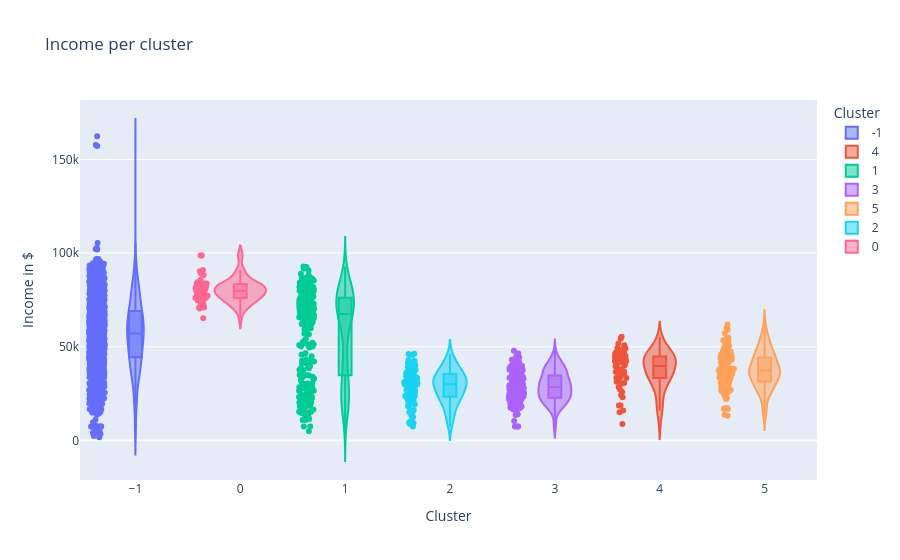

Notebook source saved alongside this figure:
### Markdown cell above
<div class="alert alert-block alert-info">

This table may look confusing but contains a lot of meaningfull information and the segmentation can be concluded already from this table:

**Interpretation:**
1. **Cluster 0: Wealthy, Childless, around 50, having probably a partner and prone to deals**
   - **Income:** Mean = 80418.15, Std = 6557.79 -> Highest income group.
   - **Children:** Kidhome = 0.00, Teenhome = 0.00 -> No kids and teens at home.
   - **Spending:** High on all spendings compared compared to the other clusters. Around 1500$ for all products in the given time period.
   - **Marketing Response:** High acceptance rates for marketing campaigns.
   - **Is Partner:** Around 80% of the customers have a partner.
   - **Age:** The customers have an age around 50 years. The oldest group of customers.

2. **Cluster 1: Lower-Income customers with Children, young, having no partner**
   - **Income:** Mean = 28819.85, Std = 8800.43 -> Low income.
   - **Children:** Kidhome = 1.00, Teenhome = 0.00 -> Parents who are alone.
   - **Spending:** Low spending across all cetgories. Around 60$ for all prducts in the give time period.
   - **Marketing Response:** No acceptance of marketing campaigns.
   - **Is Partner:** No partner.
   - **Age:** The customers have an age of around 34.

3. **Cluster 2: Lower-Income Families with Children, young, having a partner**
   - **Income:** Mean = 29280.27, Std = 8599.01 -> Low income.
   - **Children:** 1 Kid at home.
   - **Key Spending:**  Low spending across all cetgories. Around 60$ for all prducts in the give time period.
   - **Marketing Response:** No acceptance of marketing campaigns.
   - **Is Partner:** having a partner.
   - **Age:** The customers have an age of around 34.

4. **Cluster 3: Moderate-Income Customers with Children and Teens, around 50 and having no partner**
   - **Income:** Mean = 37808.32, Std = 9972.22 -> Moderate income.
   - **Children:** 1 Teen and 1 kid at home.
   - **Key Spending:** Low spending across all cetgories. Around 60$ for all prducts in the give time period.
   - **Marketing Response:** No acceptance of marketing campaigns.
   - **Is Partner:**  No partner.
   - **Age:** Around 50.

5. **Cluster 4: Moderate-Income Families with Children and Teens, around 50 and having a partner**
   - **Income:** Mean = 37274.84, Std = 9472.70 -> Moderate income.
   - **Children:** 1 Teen and 1 kid at home.
   - **Key Spending:** Low spending across all cetgories. Around 60$ for all prducts in the give time period.
   - **Marketing Response:** No acceptance of marketing campaigns.
   - **Is Partner:** Have a partner.
   - **Age**: Around 50.
   
The clustering led to results which make sense. In order to gain more detailed information we will plot the income for each cluster.
   

</div>

### Code cell
fig = px.violin(data_cleaned, x='Cluster', y='Income', title='Income per cluster', labels={'Cluster': 'Cluster', 'Income': 'Income in $'}, points='all', color='Cluster', box=True)
fig.show()

### Figure 1 — Plotly figure (JSON) as saved in the notebook; plotly's stock layout.template omitted (floating-point values rounded to 4 significant figures; data arrays with more than 128 entries replaced by an {"elided": "..."} marker saying what was removed)
{"data": [{"alignmentgroup": "True", "box": {"visible": true}, "hovertemplate": "Cluster=%{x}<br>Income in $=%{y}<extra></extra>", "legendgroup": "-1", "marker": {"color": "#636efa"}, "name": "-1", "offsetgroup": "-1", "orientation": "v", "points": "all", "scalegroup": "True", "showlegend": true, "type": "violin", "x": {"elided": "1334 int values"}, "x0": " ", "xaxis": "x", "y": {"elided": "1334 int values"}, "y0": " ", "yaxis": "y"}, {"alignmentgroup": "True", "box": {"visible": true}, "hovertemplate": "Cluster=%{x}<br>Income in $=%{y}<extra></extra>", "legendgroup": "4", "marker": {"color": "#EF553B"}, "name": "4", "offsetgroup": "4", "orientation": "v", "points": "all", "scalegroup": "True", "showlegend": true, "type": "violin", "x": [4, 4, 4, 4, 4, 4, 4, 4, 4, 4, 4, 4, 4, 4, 4, 4, 4, 4, 4, 4, 4, 4, 4, 4, 4, 4, 4, 4, 4, 4, 4, 4, 4, 4, 4, 4, 4, 4, 4, 4, 4, 4, 4, 4, 4, 4, 4, 4, 4, 4, 4, 4, 4, 4, 4, 4, 4, 4, 4, 4], "x0": " ", "xaxis": "x", "y": [46344, 49389, 51813, 50785, 36921, 40637, 18701, 33378, 35246, 47025, 30372, 31395, 42373, 41644, 30630, 39548, 45160, 35946, 46984, 55412, 46779, 35340, 36736, 46423, 24163, 54466, 25930, 23091, 28510, 15056, 33438, 44213, 42997, 48918, 27238, 33316, 41658, 39996, 38741, 34853, 43602, 41437, 30372, 16014, 42473, 48918, 18701, 44635, 33316, 44503, 36065, 46423, 36927, 36997, 41713, 41967, 40851, 8820, 45146, 38054], "y0": " ", "yaxis": "y"}, {"alignmentgroup": "True", "box": {"visible": true}, "hovertemplate": "Cluster=%{x}<br>Income in $=%{y}<extra></extra>", "legendgroup": "1", "marker": {"color": "#00cc96"}, "name": "1", "offsetgroup": "1", "orientation": "v", "points": "all", "scalegroup": "True", "showlegend": true, "type": "violin", "x": {"elided": "314 int values"}, "x0": " ", "xaxis": "x", "y": {"elided": "314 int values"}, "y0": " ", "yaxis": "y"}, {"alignmentgroup": "True", "box": {"visible": true}, "hovertemplate": "Cluster=%{x}<br>Income in $=%{y}<extra></extra>", "legendgroup": "3", "marker": {"color": "#ab63fa"}, "name": "3", "offsetgroup": "3", "orientation": "v", "points": "all", "scalegroup": "True", "showlegend": true, "type": "violin", "x": {"elided": "201 int values"}, "x0": " ", "xaxis": "x", "y": {"elided": "201 int values"}, "y0": " ", "yaxis": "y"}, {"alignmentgroup": "True", "box": {"visible": true}, "hovertemplate": "Cluster=%{x}<br>Income in $=%{y}<extra></extra>", "legendgroup": "5", "marker": {"color": "#FFA15A"}, "name": "5", "offsetgroup": "5", "orientation": "v", "points": "all", "scalegroup": "True", "showlegend": true, "type": "violin", "x": {"elided": "134 int values"}, "x0": " ", "xaxis": "x", "y": {"elided": "134 int values"}, "y0": " ", "yaxis": "y"}, {"alignmentgroup": "True", "box": {"visible": true}, "hovertemplate": "Cluster=%{x}<br>Income in $=%{y}<extra></extra>", "legendgroup": "2", "marker": {"color": "#19d3f3"}, "name": "2", "offsetgroup": "2", "orientation": "v", "points": "all", "scalegroup": "True", "showlegend": true, "type": "violin", "x": [2, 2, 2, 2, 2, 2, 2, 2, 2, 2, 2, 2, 2, 2, 2, 2, 2, 2, 2, 2, 2, 2, 2, 2, 2, 2, 2, 2, 2, 2, 2, 2, 2, 2, 2, 2, 2, 2, 2, 2, 2, 2, 2, 2, 2, 2, 2, 2, 2, 2, 2, 2, 2, 2, 2, 2, 2, 2, 2, 2, 2, 2, 2, 2, 2, 2, 2, 2, 2, 2, 2, 2, 2, 2, 2, 2, 2, 2, 2, 2, 2, 2, 2, 2, 2, 2, 2, 2, 2, 2, 2, 2, 2, 2, 2, 2, 2, 2, 2, 2, 2, 2, 2, 2, 2, 2, 2, 2, 2], "x0": " ", "xaxis": "x", "y": [33812, 35790, 27938, 40246, 29760, 42394, 38557, 30992, 9548, 34176, 7500, 22804, 31160, 29938, 30899, 35388, 12571, 14849, 29999, 24072, 31615, 30279, 30822, 36143, 10245, 23442, 30015, 30279, 42618, 36230, 31880, 20518, 37760, 46310, 26095, 28567, 22944, 38593, 23910, 36975, 28769, 21063, 41335, 35682, 33249, 20587, 34176, 26868, 21846, 45684, 46107, 33462, 15038, 39190, 16269, 21282, 26954, 22327, 8940, 25707, 23748, 33986, 22804, 24367, 33249, 41335, 26759, 31163, 40304, 32952, 31163, 37697, 9255, 31859, 33955, 35544, 41473, 15862, 24336, 18358, 18746, 31859, 13533, 36802, 29760, 20194, 37697, 36273, 29236, 27071, 25008, 34738, 26642, 29819, 36038, 23763, 24206, 28420, 39146, 43020, 30828, 25818, 30992, 20587, 19346, 15253, 31560, 26487, 16185], "y0": " ", "yaxis": "y"}, {"alignmentgroup": "True", "box": {"visible": true}, "hovertemplate": "Cluster=%{x}<br>Income in $=%{y}<extra></extra>", "legendgroup": "0", "marker": {"color": "#FF6692"}, "name": "0", "offsetgroup": "0", "orientation": "v", "points": "all", "scalegroup": "True", "showlegend": true, "type": "violin", "x": [0, 0, 0, 0, 0, 0, 0, 0, 0, 0, 0, 0, 0, 0, 0, 0, 0, 0, 0, 0, 0, 0, 0, 0, 0, 0, 0, 0, 0, 0, 0, 0, 0, 0, 0, 0, 0, 0, 0, 0, 0, 0, 0, 0, 0, 0, 0, 0, 0, 0, 0], "x0": " ", "xaxis": "x", "y": [84618, 79593, 78497, 78497, 80067, 82497, 80950, 90300, 76005, 89120, 79908, 81168, 72635, 98777, 78468, 80395, 82224, 83844, 74637, 77583, 82576, 83844, 70924, 79593, 76081, 70924, 88347, 85844, 76045, 98777, 84618, 74918, 77297, 83844, 76081, 75794, 72635, 70440, 80398, 82571, 82427, 77437, 82122, 79734, 72905, 90933, 77598, 65308, 82332, 74859, 84117], "y0": " ", "yaxis": "y"}], "layout": {"legend": {"title": {"text": "Cluster"}, "tracegroupgap": 0}, "title": {"text": "Income per cluster"}, "violinmode": "overlay", "xaxis": {"anchor": "y", "categoryarray": [-1, 4, 1, 3, 5, 2, 0], "categoryorder": "array", "domain": [0, 1], "title": {"text": "Cluster"}}, "yaxis": {"anchor": "x", "domain": [0, 1], "title": {"text": "Income in $"}}}}
